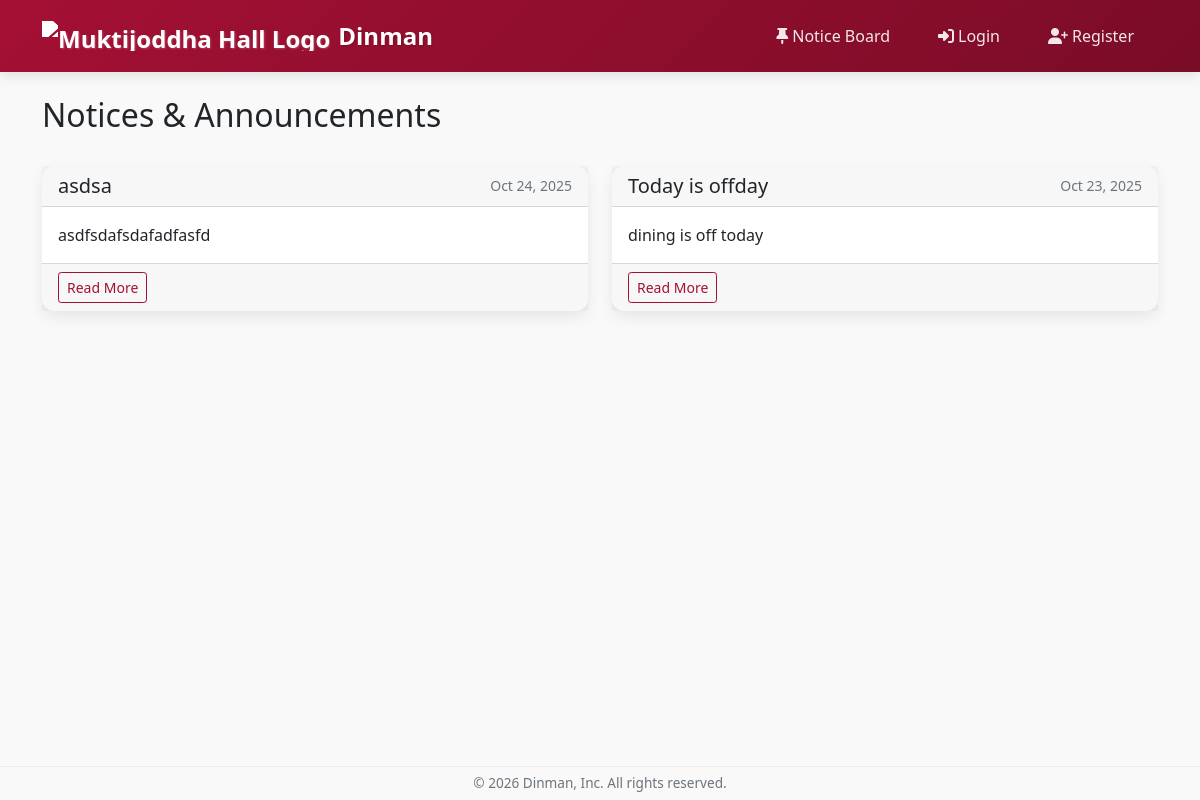
The page /notices/ on the database as committed earlier.
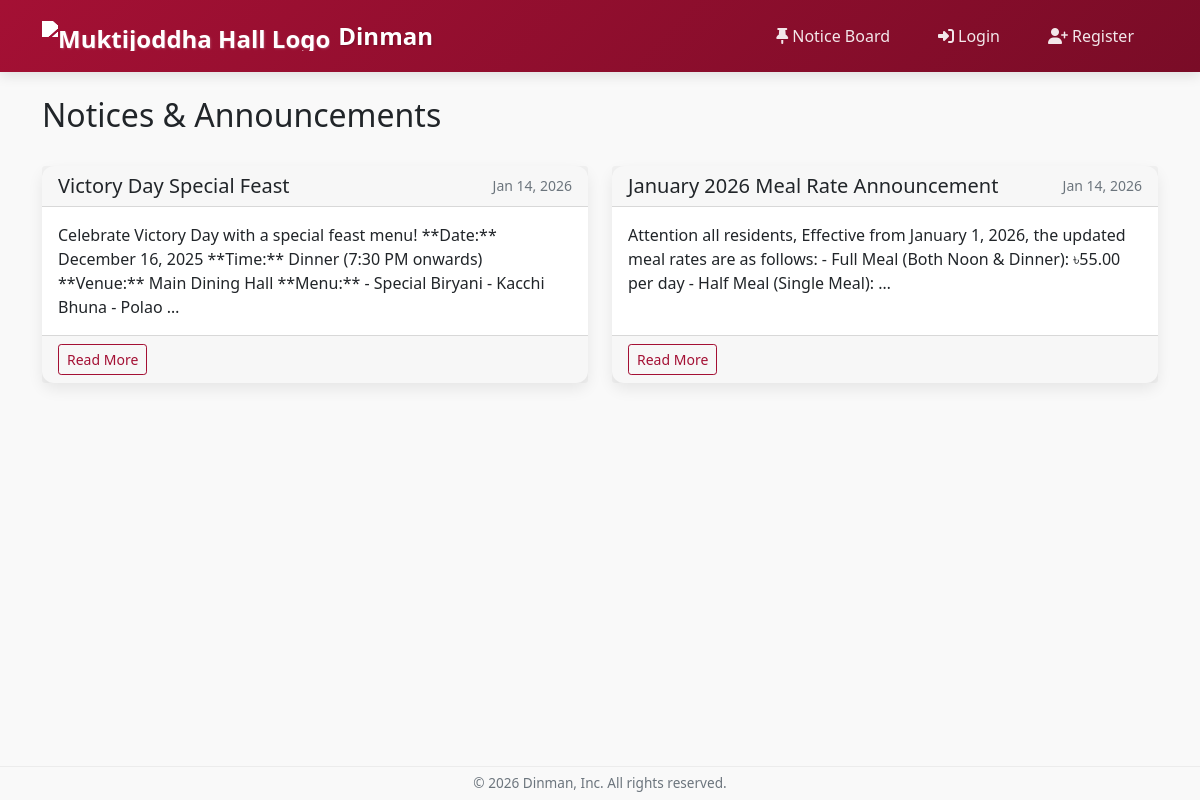
The same page on the database as committed later.
### dining/models.py (models this page shows, shortened)
class Notice(models.Model):
    title = models.CharField(max_length=200, verbose_name="Title")
    description = models.TextField(verbose_name="Description")
    date = models.DateTimeField(default=timezone.now, verbose_name="Date")
    attachment = models.FileField(
        upload_to='notices/attachments/',
        blank=True,
        null=True,
        verbose_name="Attachment"
    )
    class Meta:
        verbose_name = "Notice"
        verbose_name_plural = "Notices"
        ordering = ['-date']

### dining/views.py (the view)
# urls.py: path('notices/', views.notice_list, name='notice_list'),
def notice_list(request):
    notices = Notice.objects.all().order_by('-date')
    return render(request, 'dining/notice_list.html', {'notices': notices})

### dining/templates/dining/notice_list.html (shortened to what this page needs)
{% extends 'base.html' %}
{% block content %}
<div class="container mt-4">
    <div class="d-flex justify-content-between align-items-center mb-4">
        <h2>Notices & Announcements</h2>
    </div>
    {% if notices %}
        <div class="row">
            {% for notice in notices %}
            <div class="col-md-6 mb-4">
                <div class="card h-100">
                    <div class="card-header d-flex justify-content-between align-items-center">
                        <h5 class="card-title mb-0">{{ notice.title }}</h5>
                        <small class="text-muted">{{ notice.date|date:"M d, Y" }}</small>
                    </div>
                    <div class="card-body">
                        <p class="card-text">
                            {{ notice.description|truncatewords:30 }}
                        </p>
                    </div>
                    <div class="card-footer">
                        <div class="d-flex justify-content-between">
                            <a href="{% url 'notice_detail' notice.id %}" class="btn btn-sm btn-outline-primary">
                                Read More
                            </a>
                        </div>
                    </div>
                </div>
            </div>
            {% endfor %}
        </div>
    {% endif %}
</div>
{% endblock %}

Rows that differ between the two databases and show on the page:
removed Notice: title "asdsa", date "Oct 24, 2025", description "asdfsdafsdafadfasfd"
removed Notice: title "Today is offday", date "Oct 23, 2025", description "dining is off today"
added Notice: title "Victory Day Special Feast", date "Jan 14, 2026", description "Celebrate Victory Day with a special feast menu! **Date:** December 16, 2025 **Time:** Dinner (7:30 PM onwards) **Venue:** Main Dining Hall **Menu:** - Special Biryani - Kacchi Bhuna - Polao …"
added Notice: title "January 2026 Meal Rate Announcement", date "Jan 14, 2026", description "Attention all residents, Effective from January 1, 2026, the updated meal rates are as follows: - Full Meal (Both Noon & Dinner): ৳55.00 per day - Half Meal (Single Meal): …"
